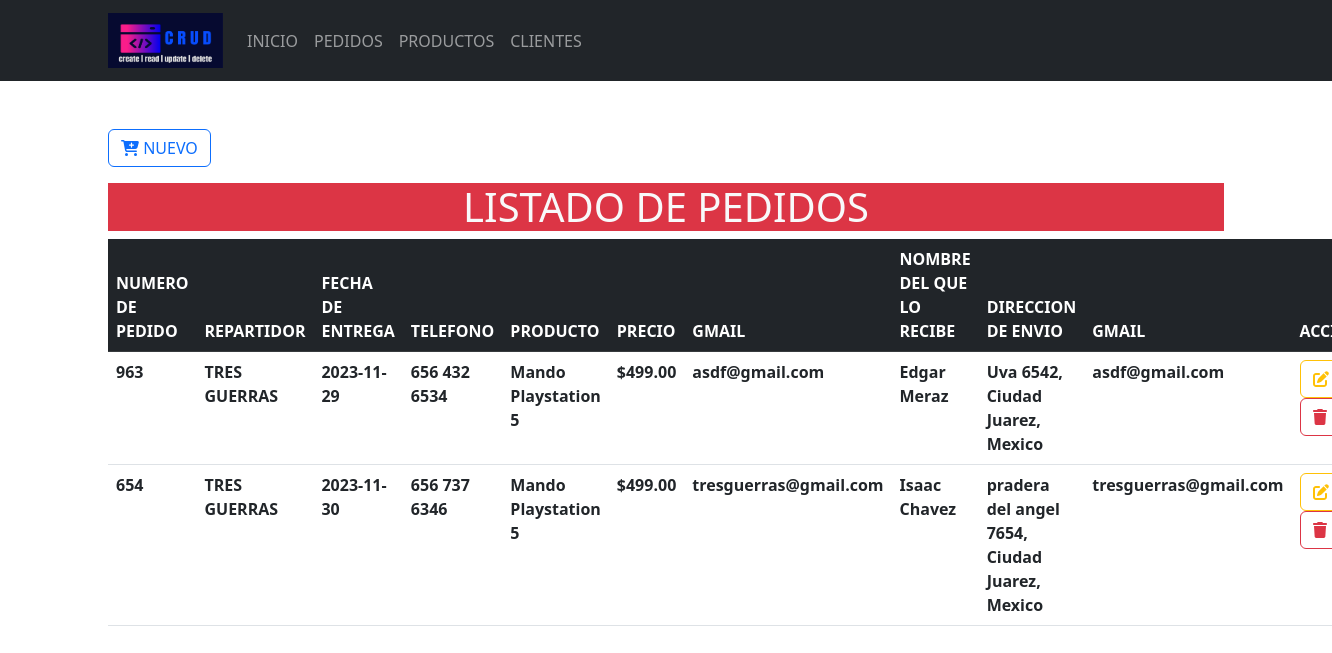
The page /Formularios/productos/index.php on the database its author committed.
### tables this page shows
CREATE TABLE `pedido` (
  `id_pedido` int(10) NOT NULL,
  `id_producto` int(10) NOT NULL,
  `id_cliente` int(10) NOT NULL,
  `fecha_entrega` date NOT NULL,
  `repartidor` varchar(100) NOT NULL,
  `telefono` varchar(100) NOT NULL,
  `num_envio` int(10) NOT NULL,
  `gmail` varchar(100) NOT NULL
);

CREATE TABLE `productos` (
  `id_producto` int(10) NOT NULL,
  `nom_producto` varchar(100) NOT NULL,
  `descripcion` varchar(100) NOT NULL,
  `desarolladora` varchar(100) NOT NULL,
  `fecha_salida` date NOT NULL,
  `edi_fisicas` int(10) NOT NULL,
  `tip_prod` varchar(100) NOT NULL,
  `precio` decimal(10,2) NOT NULL
);

CREATE TABLE `cliente` (
  `id_cliente` int(10) NOT NULL,
  `nom_cliente` varchar(100) NOT NULL,
  `tipo_tarjeta` varchar(100) NOT NULL,
  `pago` decimal(10,2) NOT NULL,
  `calle` varchar(100) NOT NULL,
  `ciudad` varchar(200) NOT NULL,
  `pais` varchar(100) NOT NULL,
  `num_exterior` int(4) NOT NULL
);

### Formularios/productos/index.php (the view, shortened to what this page needs)
<?php
include_once("../../config/conexion.php")
?>
<!doctype html>
<html lang="es">
<head>
    <link rel="stylesheet" href="<?php echo base_url; ?>css/bootstrap.min.css">
</head>
<body>
    <header>
        <nav class="navbar navbar-expand-lg bg-dark" data-bs-theme="dark">
            <div class="container">
                <a class="navbar-brand" href="<?php echo base_url; ?>">
                    <img src="<?php echo base_url; ?>img/logo.png" alt="logo" height="55" width="115">
                </a>
                <div class="collapse navbar-collapse" id="mi-menu">
                    <ul class="navbar-nav">
                        <li class="nav-item">
                            <a class="nav-link" href="<?php echo base_url; ?>">INICIO</a>
                        </li>
                        <li class="nav-item">
                            <a class="nav-link" href="<?php echo base_url; ?>Formularios/productos/index.php">PEDIDOS</a>
                        </li>
                        <li class="nav-item">
                            <a class="nav-link" href="<?php echo base_url; ?>Formularios/categorias/index.php">PRODUCTOS</a>
                        </li>
                        <li class="nav-item">
                            <a class="nav-link" href="<?php echo base_url; ?>Formularios/marcas/index.php">CLIENTES</a>
                        </li>
                    </ul>
                </div>
            </div>
        </nav>
    </header>
    <div class="container-lg mt-5">
        <a href="crear.php" type="button" class="btn btn-outline-primary mb-3">
            <i class="fa-solid fa-cart-plus fa-beat"></i>
            NUEVO
        </a>
        <h1 class="text-center bg-danger text-light ">LISTADO DE PEDIDOS</h1>
        <div class="table-responsive-sm">
            <table class="table table-hover">
                <thead class="table-dark">
                    <tr>
                        <th scope="col">NUMERO DE PEDIDO</th>
                        <th scope="col">REPARTIDOR</th>
                        <th scope="col">FECHA DE ENTREGA</th>
                        <th scope="col">TELEFONO</th>
                        <th scope="col">PRODUCTO</th>
                        <th scope="col">PRECIO</th>
                        <th scope="col">GMAIL</th>
                        <th scope="col">NOMBRE DEL QUE LO RECIBE</th>
                        <th scope="col">DIRECCION DE ENVIO</th>
                        <th scope="col">GMAIL</th>
                        <th scope="col">ACCIONES</th>
                    </tr>
                </thead>
                <tbody>
                    <?php
                    $sql = $conexion->query("SELECT * FROM pedido
                    INNER JOIN cliente ON pedido.id_cliente = cliente.id_cliente
                    INNER JOIN productos ON pedido.id_producto = productos.id_producto");
                    while ($resultado = $sql->fetch_assoc()) {
                    ?>
                        <tr>
                            <th scope="row"><?php echo $resultado['num_envio'] ?></th>
                            <th scope="row"><?php echo $resultado['repartidor'] ?></th>
                            <th scope="row"><?php echo $resultado['fecha_entrega'] ?></th>
                            <th scope="row"><?php echo $resultado['telefono'] ?></th>
                            <th scope="row"><?php echo $resultado['nom_producto'] ?></th>
                            <th scope="row">$<?php echo $resultado['precio'] ?></th>
                            <th scope="row"><?php echo $resultado['gmail'] ?></th>
                            <th scope="row"><?php echo $resultado['nom_cliente'] ?></th>
                            <th scope="row">
                                <?php echo $resultado['calle'] ?> <?php echo $resultado['num_exterior'] ?>,
                                <?php echo $resultado['ciudad'] ?>, <?php echo $resultado['pais'] ?>
                            </th>
                            <th scope="row"><?php echo $resultado['gmail'] ?></th>
                            <th scope="row">
                                <a href="<?php echo base_url; ?>Formularios/productos/actualizar.php?Id=<?php echo $resultado['id_pedido'] ?>" class="btn btn-outline-warning">
                                    <i class="fa-solid fa-pen-to-square fa-beat"></i>
                                </a>
                                <a href="<?php echo base_url; ?>CRUDP/eliminarDatos.php?Id=<?php echo $resultado['id_pedido'] ?>" class="btn btn-outline-danger">
                                    <i class="fa-solid fa-trash fa-beat"></i>
                                </a>
                            </th>
                        </tr>
                    <?php
                    }
                    ?>
                </tbody>
            </table>
        </div>
    </div>
</body>
</html>

### rows shown on the page
pedido: num_envio "963", repartidor "TRES GUERRAS", fecha_entrega "2023-11-29", telefono "656 432 6534", id_producto.nom_producto "Mando Playstation 5", id_producto.precio "499.00", gmail "asdf@gmail.com", id_cliente.nom_cliente "Edgar Meraz", id_cliente.calle "Uva", id_cliente.num_exterior "6542", id_cliente.ciudad "Ciudad Juarez", id_cliente.pais "Mexico"
pedido: num_envio "654", repartidor "TRES GUERRAS", fecha_entrega "2023-11-30", telefono "656 737 6346", id_producto.nom_producto "Mando Playstation 5", id_producto.precio "499.00", gmail "tresguerras@gmail.com", id_cliente.nom_cliente "Isaac Chavez", id_cliente.calle "pradera del angel", id_cliente.num_exterior "7654", id_cliente.ciudad "Ciudad Juarez", id_cliente.pais "Mexico"
